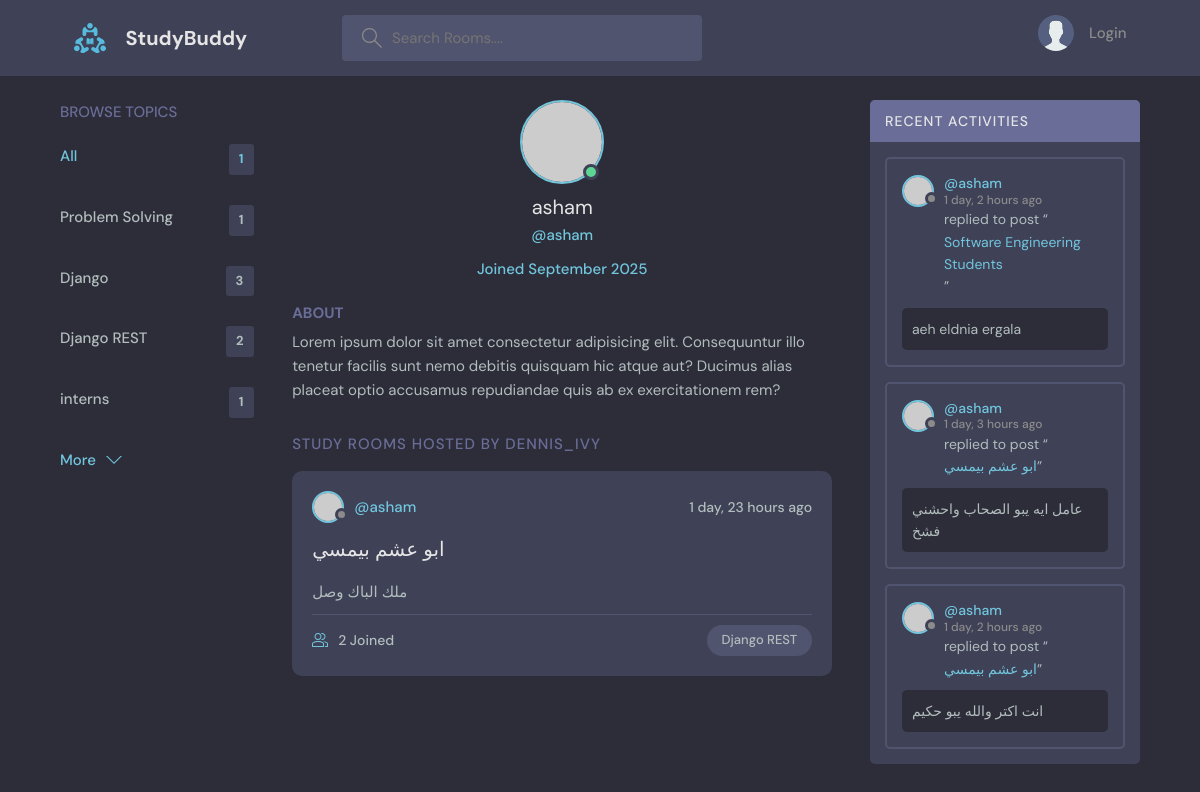
The page /profile/3/ on the database as committed earlier.
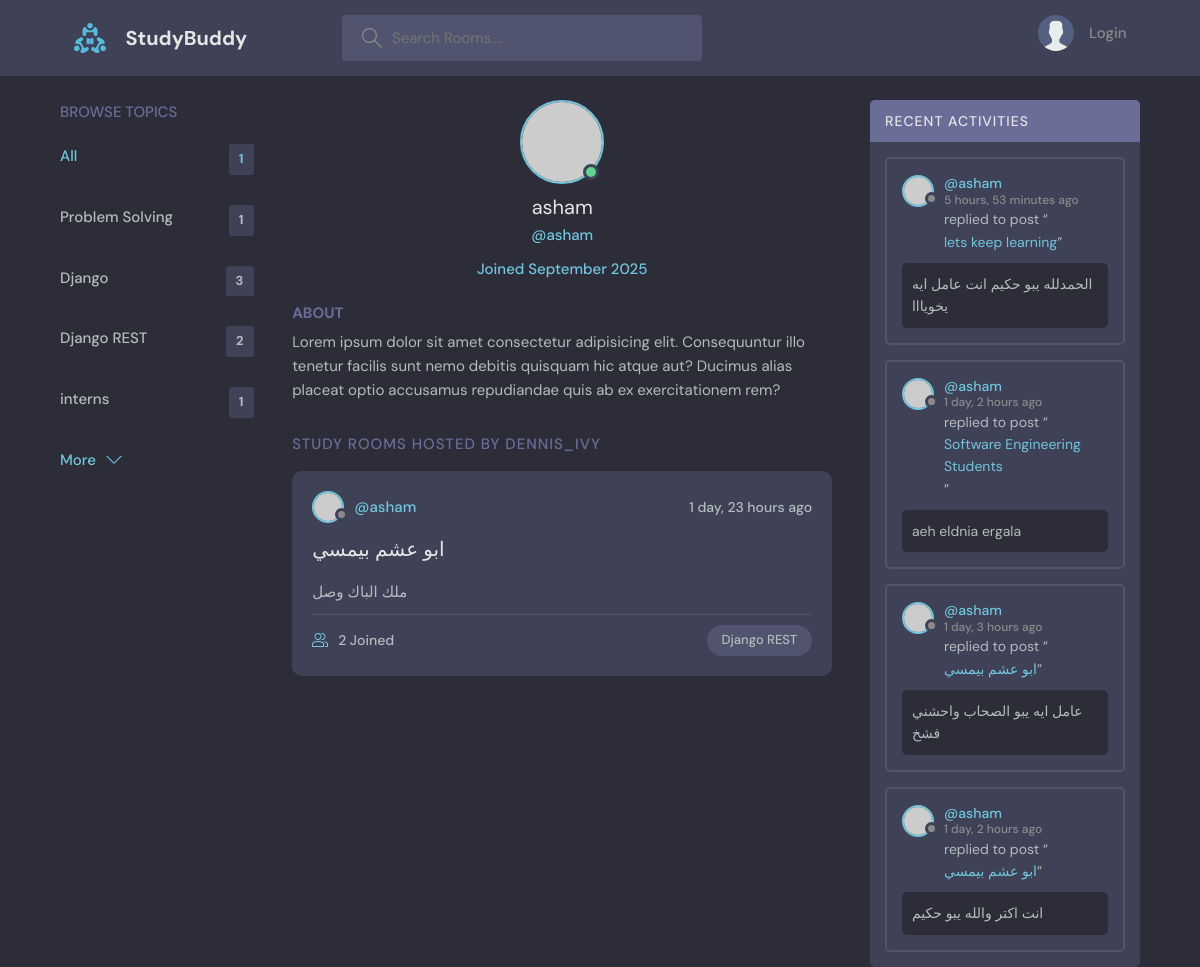
The same page on the database as committed later.
### base/models.py (models this page shows, shortened)
class Topic(models.Model):
    name = models.CharField(max_length=200)

class Room(models.Model):
    host = models.ForeignKey(User, on_delete=models.SET_NULL, null=True)
    topic = models.ForeignKey(Topic, on_delete = models.SET_NULL, null = True)
    name = models.CharField(max_length=200)
    description = models.TextField(null = True, blank = True)
    participants = models.ManyToManyField(User, related_name='participants', blank=True)
    updated = models.DateTimeField(auto_now=True)
    created = models.DateTimeField(auto_now_add=True)
    class Meta:
        ordering = ['-updated', '-created']
    def __str__(self):
        return self.name

class Message(models.Model):
    user = models.ForeignKey(User, on_delete=models.CASCADE)
    room = models.ForeignKey(Room, on_delete=models.CASCADE)
    body = models.TextField()
    updated = models.DateTimeField(auto_now=True)
    created = models.DateTimeField(auto_now_add=True)
    class Meta:
        ordering = ['-updated', '-created']

### base/views.py (the view)
# urls.py: path('profile/<str:pk>/', views.userProfile, name="user-profile"),
def userProfile(request, pk):
    user = User.objects.get(id=pk)
    rooms = user.room_set.all()
    room_messages = user.message_set.all()
    topics = Topic.objects.all()
    context = {'user': user, 'rooms': rooms, 'room_messages': room_messages, 'topics': topics}
    return render(request, 'base/profile.html', context)

### base/templates/base/profile.html (shortened to what this page needs)
{% extends 'main.html' %}
{% block content %}
<main class="profile-page layout layout--3">
    <div class="container">
        {% include 'base/topics_component.html'%}
      <div class="roomList">
        <div class="profile">
          <div class="profile__avatar">
            <div class="avatar avatar--large active">
              <img src="https://randomuser.me/api/portraits/men/11.jpg" />
            </div>
          </div>
          <div class="profile__info">
            <h3>{{user.username}}</h3>
            <p>@{{user.username}}</p>
            <p>Joined {{user.date_joined|date:"F Y"}}</p>
          </div>
          <div class="profile__about">
            <h3>About</h3>
            <p>
              Lorem ipsum dolor sit amet consectetur adipisicing elit. Consequuntur illo tenetur
              facilis sunt nemo debitis quisquam hic atque aut? Ducimus alias placeat optio
              accusamus repudiandae quis ab ex exercitationem rem?
            </p>
          </div>
        </div>
        <div class="roomList__header">
          <div>
            <h2>Study Rooms Hosted by dennis_ivy</a>
            </h2>
          </div>
        </div>
        {% include 'base/feed_component.html'%}
      </div>
        {% include 'base/activity_component.html'%}
    </div>
</main>
{% endblock %}

### base/templates/base/topics_component.html
        <div class="topics">
          <div class="topics__header">
            <h2>Browse Topics</h2>
          </div>
          <ul class="topics__list">
            <li>
              <a href="{% url 'home'%}" class="active">All <span>{{rooms.count}}</span></a>
            </li>
            {% for topic in topics %}
            <li>
              <a href="{% url 'home'%}?q={{topic.name}}">{{topic.name}} <span>{{topic.room_set.all.count}} </span></a>
            </li>
            {% endfor %}
          </ul>
          <a class="btn btn--link" href="topics.html">
            More
            <svg version="1.1" xmlns="http://www.w3.org/2000/svg" width="32" height="32" viewBox="0 0 32 32">
              <title>chevron-down</title>
              <path d="M16 21l-13-13h-3l16 16 16-16h-3l-13 13z"></path>
            </svg>
          </a>
        </div>

### base/templates/base/feed_component.html (shortened to what this page needs)
{% for room in rooms %}
    <div class="roomListRoom">
            <div class="roomListRoom__header">
              <a href="{% url 'user-profile' room.host.id %}" class="roomListRoom__author">
                <div class="avatar avatar--small">
                  <img src="https://randomuser.me/api/portraits/women/11.jpg" />
                </div>
                <span>@{{room.host.username}}</span>
              </a>
              <div class="roomListRoom__actions">
                <span>{{ room.created|timesince}} ago</span>
              </div>
            </div>
            <div class="roomListRoom__content">
              <a href="{% url 'room' room.id %}">{{room.name}}</a>
              <p>
                {{room.description|slice:":100"}}{% if room.description|length > 100 %}...{% endif %}
              </p>
            </div>
            <div class="roomListRoom__meta">
              <a href="{% url 'room' room.id %}" class="roomListRoom__joined">
                {{room.participants.all.count}} Joined
              </a>
              <p class="roomListRoom__topic">{{room.topic.name}}</p>
            </div>
    </div>
{% endfor %}

### base/templates/base/activity_component.html (shortened to what this page needs)
        <div class="activities">
          <div class="activities__header">
            <h2>Recent Activities</h2>
          </div>
          {% for message in room_messages %}
          <div class="activities__box">
            <div class="activities__boxHeader roomListRoom__header">
              <a href="{% url 'user-profile' message.user.id %}" class="roomListRoom__author">
                <div class="avatar avatar--small">
                  <img src="https://randomuser.me/api/portraits/women/11.jpg" />
                </div>
                <p>
                  @{{message.user}}
                  <span>{{message.created|timesince}} ago</span>
                </p>
              </a>
            </div>
            <div class="activities__boxContent">
              <p>replied to post “<a href="{% url 'room' message.room.id %}">{{message.room}}</a>”</p>
              <div class="activities__boxRoomContent">
               {{message.body|slice:":100"}}{% if message.body|length > 100 %}...{% endif %}
              </div>
            </div>
          </div>
          {% endfor %}
        </div>

Rows that differ between the two databases and show on the page:
added Message: user "asham", created "5 hours, 53 minutes", room "lets keep learning", body "الحمدلله يبو حكيم انت عامل ايه يخويااا"
